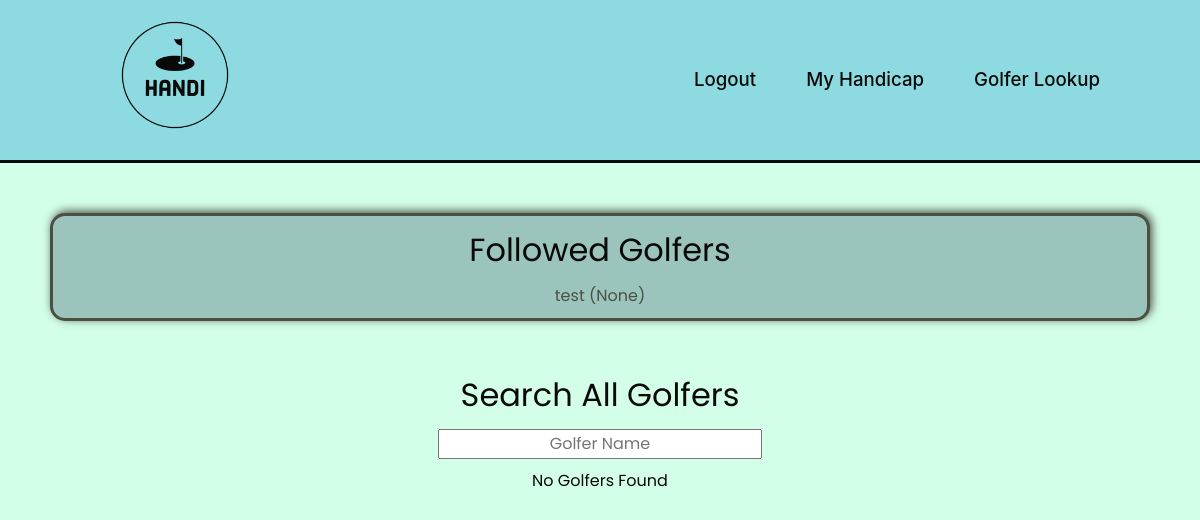
The app's page /lookup (signed in), older data.
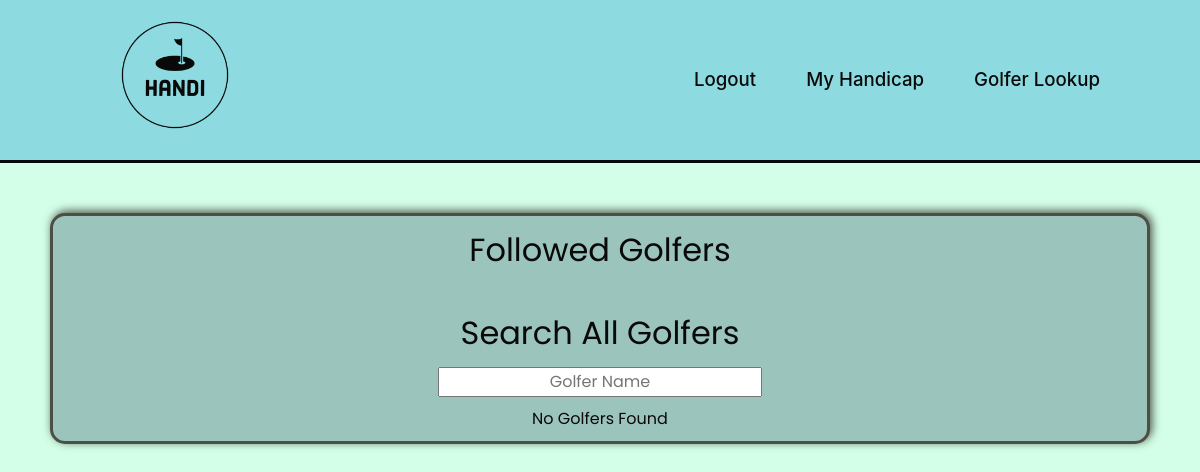
The same page, newer data.
### calculator/models.py (models this page shows, shortened)
class User(AbstractUser):
    handicap = models.FloatField(blank=True, null=True)
    following = models.ManyToManyField('self', blank=True, related_name="followers", symmetrical=False)
    def __str__(self):
        return self.username

### calculator/views.py (the view)
# urls.py: path('lookup', views.lookup, name='lookup'),
def lookup(request):
    user = User.objects.get(username=request.user)
    following = user.following.all()
    return render(request, 'lookup.html',{"following":following})

### calculator/templates/lookup.html (shortened to what this page needs)
{% extends "layout.html" %}
{% load static %}
{% block body %}
    <div class="background section">
        <div class="title-text">Followed Golfers</div>
        {% for golfer in following %}
        <div class="sub-container">
            <div class="centered-text">
                <a href="/find/{{golfer}}">{{golfer}} ({{golfer.handicap}})</a>
            </div>
        </div>
    </div>
    {% endfor %}
<div class="search-section">
    <div class="title-text">
        Search All Golfers
    </div>
    <div class="form-input">
        <input class="centered-text" id="golfer-search" type="text" placeholder="Golfer Name">
    </div>
    <div id="results" class="centered-text">
        <div >No Golfers Found</div>
    </div>
</div>
{% endblock %}

Row changes from the older to the newer data that the page shows:
removed User: username "test", handicap "None"
